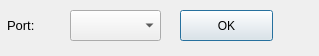
<?xml version="1.0" encoding="UTF-8"?>
<ui version="4.0">
 <class>Port_Prop_Dialog</class>
 <widget class="QDialog" name="Port_Prop_Dialog">
  <property name="geometry">
   <rect>
    <x>0</x>
    <y>0</y>
    <width>319</width>
    <height>56</height>
   </rect>
  </property>
  <property name="windowTitle">
   <string>Set Com Port</string>
  </property>
  <widget class="QLabel" name="label_port">
   <property name="geometry">
    <rect>
     <x>7</x>
     <y>10</y>
     <width>41</width>
     <height>31</height>
    </rect>
   </property>
   <property name="font">
    <font>
     <pointsize>10</pointsize>
    </font>
   </property>
   <property name="text">
    <string>Port:</string>
   </property>
  </widget>
  <widget class="QComboBox" name="comboBox_p">
   <property name="geometry">
    <rect>
     <x>70</x>
     <y>10</y>
     <width>91</width>
     <height>31</height>
    </rect>
   </property>
  </widget>
  <widget class="QPushButton" name="pushButton_apply">
   <property name="geometry">
    <rect>
     <x>180</x>
     <y>10</y>
     <width>93</width>
     <height>31</height>
    </rect>
   </property>
   <property name="text">
    <string>OK</string>
   </property>
  </widget>
 </widget>
 <layoutdefault spacing="6" margin="11"/>
 <resources/>
 <connections>
  <connection>
   <sender>pushButton_apply</sender>
   <signal>clicked()</signal>
   <receiver>Port_Prop_Dialog</receiver>
   <slot>accept()</slot>
   <hints>
    <hint type="sourcelabel">
     <x>226</x>
     <y>25</y>
    </hint>
    <hint type="destinationlabel">
     <x>159</x>
     <y>27</y>
    </hint>
   </hints>
  </connection>
 </connections>
</ui>
